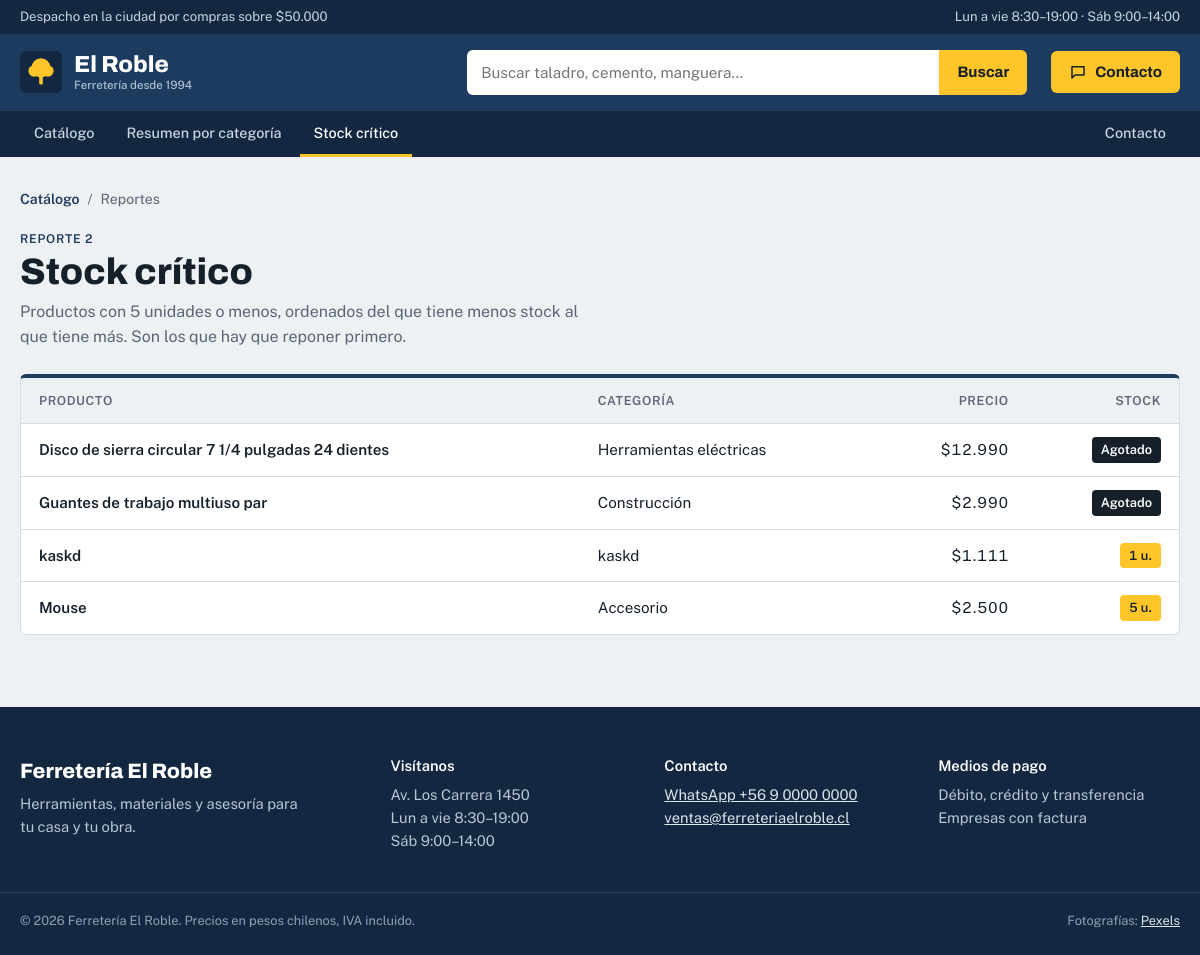
Screenshot of /reportes/stock/ with the database file from the repository.
### catalogo/models.py (models this page shows, shortened)
class Producto(models.Model):
    nombre = models.CharField(max_length=100)
    categoria = models.CharField(max_length=50)
    precio = models.PositiveIntegerField()  # pesos chilenos, sin decimales
    stock = models.PositiveIntegerField(default=0)
    imagen = models.URLField(max_length=300, blank=True)  # link a la foto del producto
    class Meta:
        ordering = ["categoria", "nombre"]
    def precio_clp(self):
        return f"${self.precio:,}".replace(",", ".")

### catalogo/views.py (the view)
# urls.py: path("reportes/stock/", views.reporte_stock_critico, name="reporte_stock"),
def reporte_stock_critico(request):
    productos = Producto.objects.filter(stock__lte=5).order_by("stock", "nombre")
    return render(request, "catalogo/reporte_stock.html", {"productos": productos})

### catalogo/templates/catalogo/reporte_stock.html (shortened to what this page needs)
{% extends "catalogo/base.html" %}
{% block contenido %}
<section class="gestion">
    <div class="contenedor">
        <nav class="migas" aria-label="Ruta">
            <a href="{% url 'inicio' %}">Catálogo</a>
            <span aria-hidden="true">/</span>
            <span>Reportes</span>
        </nav>
        <header class="reporte__cabecera">
            <p class="ficha__etiqueta">Reporte 2</p>
            <h1>Stock crítico</h1>
            <p>Productos con 5 unidades o menos, ordenados del que tiene menos stock al que tiene más. Son los que hay que reponer primero.</p>
        </header>
        <div class="tabla-envoltura">
            <table class="tabla">
                <thead>
                    <tr>
                        <th scope="col">Producto</th>
                        <th scope="col">Categoría</th>
                        <th scope="col" class="num">Precio</th>
                        <th scope="col" class="num">Stock</th>
                    </tr>
                </thead>
                <tbody>
                    {% for producto in productos %}
                        <tr>
                            <th scope="row">{{ producto.nombre }}</th>
                            <td>{{ producto.categoria }}</td>
                            <td class="num">{{ producto.precio_clp }}</td>
                            <td class="num">
                                {% if producto.stock == 0 %}
                                    <span class="estado estado--agotado">Agotado</span>
                                {% else %}
                                    <span class="estado estado--bajo">{{ producto.stock }} u.</span>
                                {% endif %}
                            </td>
                        </tr>
                    {% empty %}
                        <tr><td colspan="4" class="tabla__vacia">Ningún producto está bajo el umbral. El stock está al día.</td></tr>
                    {% endfor %}
                </tbody>
            </table>
        </div>
    </div>
</section>
{% endblock %}

### catalogo/static/catalogo/css/estilos.css (style rules this page uses)
:root { --acero: #1D3A5F; --acero-oscuro: #132840; --tinta: #16202B; --gris: #5A6675; --galvanizado: #EEF1F4; --linea: #D7DDE4; --blanco: #FFFFFF; --amarillo: #FFC529; --amarillo-oscuro: #E5AC0C; --verde: #1F7A4D; --rojo: #B42318; --whatsapp: #1E9E55; --titulos: "Archivo", "Arial Narrow", Arial, sans-serif; --texto: "Public Sans", "Segoe UI", Arial, sans-serif; --radio: 6px; }
*, *::before, *::after { box-sizing: border-box; }
* { margin: 0; padding: 0; }
body { font-family: var(--texto); font-size: 16px; line-height: 1.55; color: var(--tinta); background: var(--galvanizado); -webkit-font-smoothing: antialiased; }
a { color: inherit; }
.contenedor { width: 100%; max-width: 1240px; margin: 0 auto; padding: 0 20px; }
.reporte__cabecera { margin-bottom: 24px; }
.reporte__cabecera .ficha__etiqueta { font-size: .76rem; font-weight: 600; letter-spacing: .06em; text-transform: uppercase; color: var(--acero); }
.reporte__cabecera h1 { font-family: var(--titulos); font-weight: 800; font-stretch: 85%; font-size: 2.3rem; line-height: 1.05; margin: 4px 0 8px; }
.reporte__cabecera p { color: var(--gris); max-width: 60ch; }
.tabla-envoltura { overflow-x: auto; background: var(--blanco); border: 1px solid var(--linea); border-top: 4px solid var(--acero); border-radius: var(--radio); }
.tabla { width: 100%; border-collapse: collapse; font-size: .95rem; min-width: 520px; }
.tabla th, .tabla td { padding: 13px 18px; text-align: left; border-bottom: 1px solid var(--linea); }
.tabla thead th { font-size: .78rem; font-weight: 600; letter-spacing: .05em; text-transform: uppercase; color: var(--gris); background: var(--galvanizado); }
.tabla tbody th { font-weight: 600; }
.tabla tbody tr:last-child > * { border-bottom: 0; }
.tabla .num { text-align: right; font-variant-numeric: tabular-nums; }
.estado { display: inline-block; font-size: .8rem; font-weight: 600; padding: 3px 9px; border-radius: 4px; }
.estado--bajo { background: var(--amarillo); color: var(--tinta); }
.estado--agotado { background: var(--tinta); color: var(--blanco); }
.gestion { padding-top: 32px; padding-bottom: 72px; }
.migas { display: flex; gap: 8px; font-size: .88rem; color: var(--gris); margin-bottom: 20px; }
.migas a { color: var(--acero); font-weight: 600; text-decoration: none; }

### rows the page displays
Producto: nombre "Disco de sierra circular 7 1/4 pulgadas 24 dientes", categoria "Herramientas eléctricas", precio_clp "$12.990", stock "Agotado"
Producto: nombre "Guantes de trabajo multiuso par", categoria "Construcción", precio_clp "$2.990", stock "Agotado"
Producto: nombre "kaskd", categoria "kaskd", precio_clp "$1.111", stock "1"
Producto: nombre "Mouse", categoria "Accesorio", precio_clp "$2.500", stock "5"
